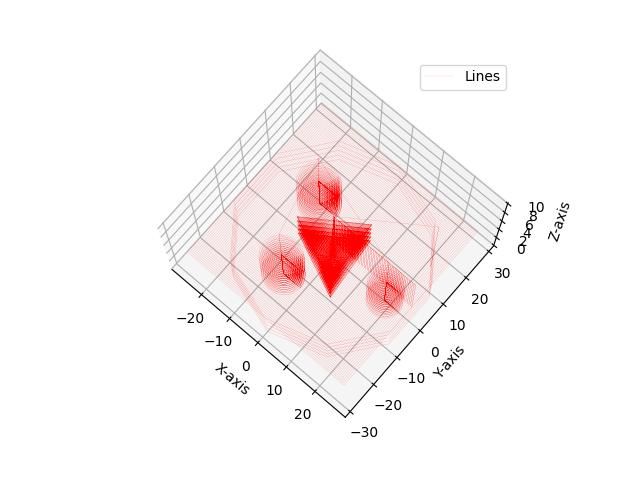

Generate this figure with Python:
"""

︻╦̵̵̿╤── GCODE_KILLER ╾━╤デ╦︻

This is an example how to convert gcode to cartesian coordinates - including archs (here cw and ccw now - i was bored).
For ccw archs you will need to increment angle - not decrement like here.

The purpose of creating this 'translator code' was the use in my cnc multitool.

"""


import numpy as np
import re
import matplotlib.pyplot as plt
from mpl_toolkits.mplot3d import Axes3D


def arch_cw(x_prev, y_prev, i, j, x, y):
    radius = 0.0
    angle_arch = 0.0

    try:
        if i == 0.0 and j == 0.0:
            angle_arch = 0.0
        else:
            radius = np.sqrt(i**2 + j**2)
            ai_denominator = (y_prev - j)
            axy_denominator = (x_prev + i - x)
            
            if abs(ai_denominator) < 1e-6 or abs(axy_denominator) < 1e-6:
                ai = 0.0
                axy = 0.0
            else:
                ai = (x_prev - i) / ai_denominator
                axy = (y_prev + j - y) / axy_denominator
            
            if (1 + ai * axy) < 1e-6:
                angle_arch = 0.0
            else:
                angle_arch = np.arctan(abs(ai - axy) / (1 + ai * axy))
                
            if x == x_prev and y == y_prev:
                angle_arch = 2 * np.pi
            if x < x_prev or y < y_prev:
                angle_arch = 2 * np.pi - angle_arch

        decrement = 0.01
        arc_points = []
        while angle_arch >= 0.0:
            angle_arch -= decrement
            x_arc = i + radius * np.cos(angle_arch)
            y_arc = j + radius * np.sin(angle_arch)
            arc_points.append((x_arc, y_arc))

        return arc_points
    except Exception as e:
        print(f"Error in arch_cw: {e}")
        return []
def arch_ccw(x_prev, y_prev, i, j, x, y):
    radius = 0.0
    angle_arch = 0.0

    try:
        if i == 0.0 and j == 0.0:
            angle_arch = 0.0
        else:
            radius = np.sqrt(i**2 + j**2)
            ai_denominator = (y_prev - j)
            axy_denominator = (x_prev + i - x)
            
            if abs(ai_denominator) < 1e-6 or abs(axy_denominator) < 1e-6:
                ai = 0.0
                axy = 0.0
            else:
                ai = (x_prev - i) / ai_denominator
                axy = (y_prev + j - y) / axy_denominator
            
            if (1 + ai * axy) < 1e-6:
                angle_arch = 0.0
            else:
                angle_arch = np.arctan(abs(ai - axy) / (1 + ai * axy))
                
            if x == x_prev and y == y_prev:
                angle_arch = 2 * np.pi
            if x < x_prev or y < y_prev:
                angle_arch = 2 * np.pi - angle_arch

        increment = 0.01
        arc_points = []
        dummy=0.0
        while dummy <= angle_arch:
            angle_arch += increment
            x_arc = i + radius * np.cos(dummy)
            y_arc = j + radius * np.sin(dummy)
            arc_points.append((x_arc, y_arc))

        return arc_points
    except Exception as e:
        print(f"Error in arch_cw: {e}")
        return []
f = open("demo.gcode", "r", encoding='utf-8')
lines = [line for line in f]
temp = []
index = 0
z = 0.0
x = 0.0
y = 0.0
x_prev = 0.0
y_prev = 0.0
z_prev = 0.0

for line2 in lines:
    try:
        x_prev = x
        y_prev = y
        z_prev = z
        i = 0.0
        j = 0.0
        feed_rate = 1.0
        k = 0.0
        g = 0.0
        parts = re.findall(r'([A-Z]+)([+-]?\d+(?:\.\d+)?)', line2)
        for part in parts:
            code, value = part
            value = float(value)
            if code == 'X':
                x = value
            if code == 'Y':
                y = value
            if code == 'Z':
                z = value
            if code == 'I':
                i = value
            if code == 'J':
                j = value
            if code == 'K':
                k = value
            if code == 'F':
                feed_rate = value
            if code == 'G':
                g = value
            
        if i != 0.0 or j != 0.0:
            if g==2:
                arc_points = arch_cw(x_prev, y_prev, i, j, x, y)
            if g==3:
                arc_points = arch_ccw(x_prev, y_prev, i, j, x, y)
            for point in arc_points:
                x1, y1 = point
                x1 = x_prev + x1
                y1 = y_prev + y1
                temp.append([x1, y1, z])
        else:
            temp.append([x, y, z])
        
        index += 1

    except Exception as e:
        print(f"Error parsing line: {line2}")
        print(f"Error message: {e}")

temp_array = np.array(temp)
fig = plt.figure()
ax = fig.add_subplot(111, projection='3d')
x, y, z = temp_array.T
ax.plot(x, y, z, c='r', linestyle='-', label='Lines', linewidth=0.07)
ax.set_xlabel('X-axis')
ax.set_ylabel('Y-axis')
ax.set_zlabel('Z-axis')
ax.legend()
plt.show()
